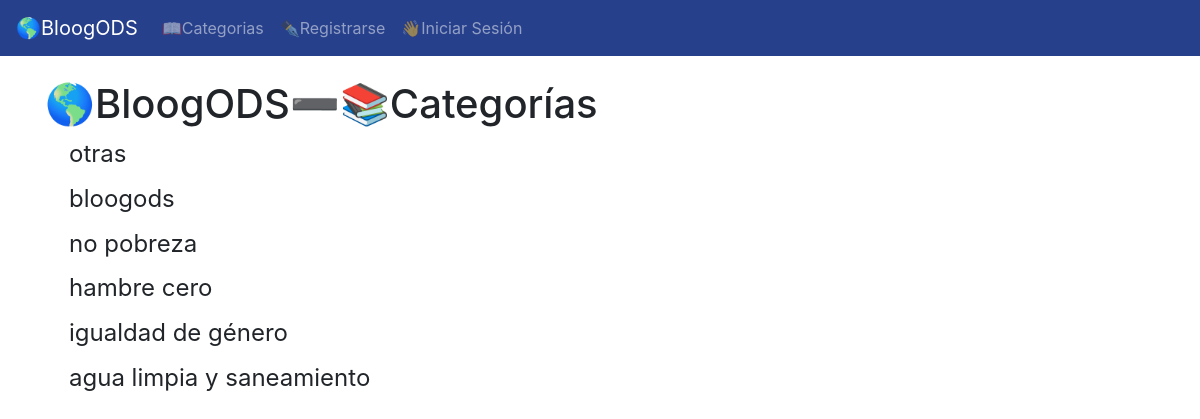
The app's page /category-list/, older data.
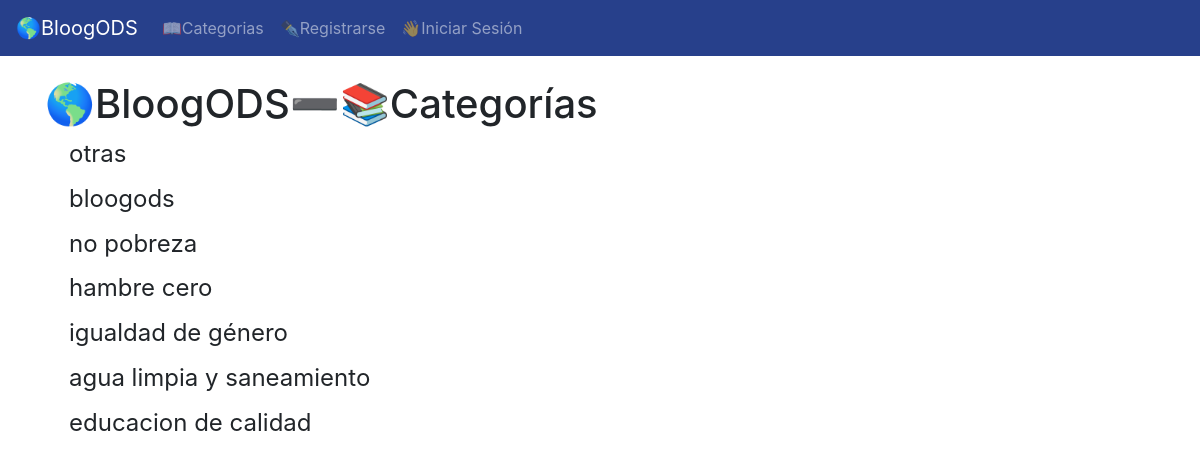
The same page, newer data.
### theblog/models.py (models this page shows, shortened)
class Category(models.Model):
    name = models.CharField(max_length=255)
    def __str__(self):
        return self.name

### theblog/views.py (the view)
# urls.py: path('category-list/', CategoryListView, name='category-list'),
def CategoryListView(request):
    cat_menu_list = Category.objects.all()
    return render(request, 'category_list.html', {'cat_menu_list':cat_menu_list})

### theblog/templates/category_list.html (shortened to what this page needs)
{% extends 'base.html' %}
{% block content %}
    <h1>🌎BloogODS➖📚Categorías</h1>
        {% for item in cat_menu_list %}
            <h4><a class="dropdown-item" href="{% url 'category' item|slugify %}">{{item}}</a></h4>
        {% endfor %}
{% endblock  %}

Row changes from the older to the newer data that the page shows:
added Category: name "educacion de calidad"
